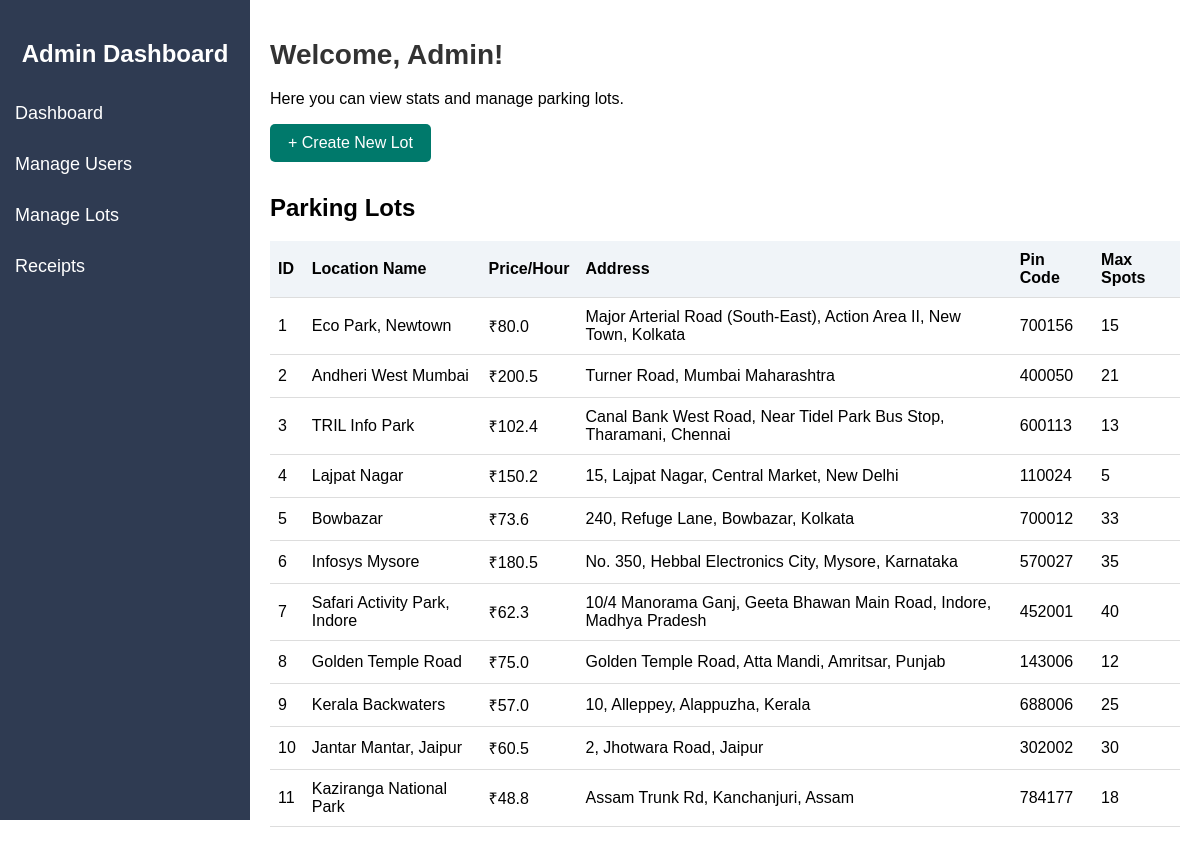
/admin_dashboard (signed in), run on the app's committed database.
### models.py (models this page shows)
class ParkingLot(db.Model):
    id = db.Column(db.Integer, primary_key=True)
    prime_location_name = db.Column(db.String(150), nullable=False)
    price_per_hour = db.Column(db.Float, nullable=False)
    address = db.Column(db.String(200), nullable=False)
    pin_code = db.Column(db.String(12), nullable=False)
    max_spots = db.Column(db.Integer, nullable=False)
    spots = db.relationship('ParkingSpot', backref='lot', lazy=True)

### app.py (the view)
@app.route('/admin_dashboard')
@admin_required
def admin_dashboard():
    lots=ParkingLot.query.all()
    total_users = User.query.count()
    total_lots = ParkingLot.query.count()
    active_reservations = Reservation.query.filter_by(leaving_timestamp=None).count()
    return render_template('admin_dashboard.html',
                          total_users=total_users,
                          total_lots=total_lots,
                          active_reservations=active_reservations,
                          lots=lots
                          )

### app.py (called while the page is built)
def admin_required(f):
    @wraps(f)
    def decorated_function(*args, **kwargs):
        if not session.get('admin_logged_in'):
            flash('Admin access required', 'danger')
            return redirect(url_for('admin_login'))
        return f(*args, **kwargs)
    return decorated_function

### templates/admin_dashboard.html (shortened to what this page needs)
<!DOCTYPE html>
<html lang="en">
<head>
</head>
<body>
    <div class="sidebar">
        <h2>Admin Dashboard</h2>
        <a href="{{ url_for('admin_dashboard') }}">Dashboard</a>
        <a href="{{ url_for('manage_users') }}">Manage Users</a>
        <a href="{{ url_for('manage_lots') }}">Manage Lots</a>
        <a href="{{ url_for('receipts') }}">Receipts</a>
    </div>
    <div class="main-content">
        <h1>Welcome, Admin!</h1>
        <p>Here you can view stats and manage parking lots.</p>
        <a href="{{ url_for('create_lot') }}" class="btn">+ Create New Lot</a>
        <h2 style="margin-top: 32px;">Parking Lots</h2>
        <table>
            <thead>
                <tr>
                    <th>ID</th>
                    <th>Location Name</th>
                    <th>Price/Hour</th>
                    <th>Address</th>
                    <th>Pin Code</th>
                    <th>Max Spots</th>
                </tr>
            </thead>
            <tbody>
                {% if lots and lots|length > 0 %}
                    {% for lot in lots %}
                        <tr>
                            <td>{{ lot.id }}</td>
                            <td>{{ lot.prime_location_name }}</td>
                            <td>₹{{ lot.price_per_hour }}</td>
                            <td>{{ lot.address }}</td>
                            <td>{{ lot.pin_code }}</td>
                            <td>{{ lot.max_spots }}</td>
                        </tr>
                    {% endfor %}
                {% else %}
                    <tr>
                        <td colspan="7">No parking lots found.</td>
                    </tr>
                {% endif %}
            </tbody>
        </table>
    </div>
</body>
</html>

### templates/admin_dashboard.html (style rules this page uses)
body { font-family: Arial, sans-serif; display: flex; margin: 0; }
.sidebar { width: 250px; background-color: #2f3b52; color: #fff; padding-top: 20px; height: 100vh; position: fixed; }
.sidebar h2 { text-align: center; margin-bottom: 20px; }
.sidebar a { color: white; padding: 15px; text-decoration: none; display: block; font-size: 18px; }
.main-content { margin-left: 250px; padding: 20px; width: 100%; }
.main-content h1 { font-size: 28px; color: #333; }
.btn { background-color: #00796b; color: white; border: none; padding: 10px 18px; border-radius: 5px; text-decoration: none; font-size: 16px; margin-right: 8px; transition: background 0.2s; cursor: pointer; display: inline-block; }
table { width: 100%; border-collapse: collapse; margin-top: 18px; }
th, td { padding: 10px 8px; border-bottom: 1px solid #ddd; text-align: left; }
th { background: #f0f4f8; }

### data on the page
ParkingLot: id "1", prime_location_name "Eco Park, Newtown", price_per_hour "80.0", address "Major Arterial Road (South-East), Action Area II, New Town, Kolkata", pin_code "700156", max_spots "15"
ParkingLot: id "2", prime_location_name "Andheri West Mumbai", price_per_hour "200.5", address "Turner Road, Mumbai Maharashtra", pin_code "400050", max_spots "21"
ParkingLot: id "3", prime_location_name "TRIL Info Park", price_per_hour "102.4", address "Canal Bank West Road, Near Tidel Park Bus Stop, Tharamani, Chennai", pin_code "600113", max_spots "13"
ParkingLot: id "4", prime_location_name "Lajpat Nagar", price_per_hour "150.2", address "15, Lajpat Nagar, Central Market, New Delhi", pin_code "110024", max_spots "5"
ParkingLot: id "5", prime_location_name "Bowbazar", price_per_hour "73.6", address "240, Refuge Lane, Bowbazar, Kolkata", pin_code "700012", max_spots "33"
ParkingLot: id "6", prime_location_name "Infosys Mysore", price_per_hour "180.5", address "No. 350, Hebbal Electronics City, Mysore, Karnataka", pin_code "570027", max_spots "35"
ParkingLot: id "7", prime_location_name "Safari Activity Park, Indore", price_per_hour "62.3", address "10/4 Manorama Ganj, Geeta Bhawan Main Road, Indore, Madhya Pradesh", pin_code "452001", max_spots "40"
ParkingLot: id "8", prime_location_name "Golden Temple Road", price_per_hour "75.0", address "Golden Temple Road, Atta Mandi, Amritsar, Punjab", pin_code "143006", max_spots "12"
ParkingLot: id "9", prime_location_name "Kerala Backwaters", price_per_hour "57.0", address "10, Alleppey, Alappuzha, Kerala", pin_code "688006", max_spots "25"
ParkingLot: id "10", prime_location_name "Jantar Mantar, Jaipur", price_per_hour "60.5", address "2, Jhotwara Road, Jaipur", pin_code "302002", max_spots "30"
ParkingLot: id "11", prime_location_name "Kaziranga National Park", price_per_hour "48.8", address "Assam Trunk Rd, Kanchanjuri, Assam", pin_code "784177", max_spots "18"
